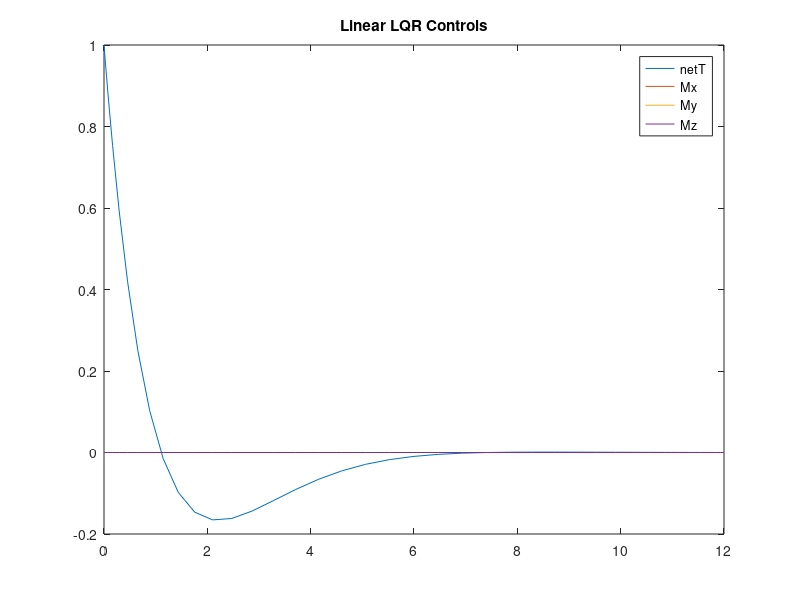
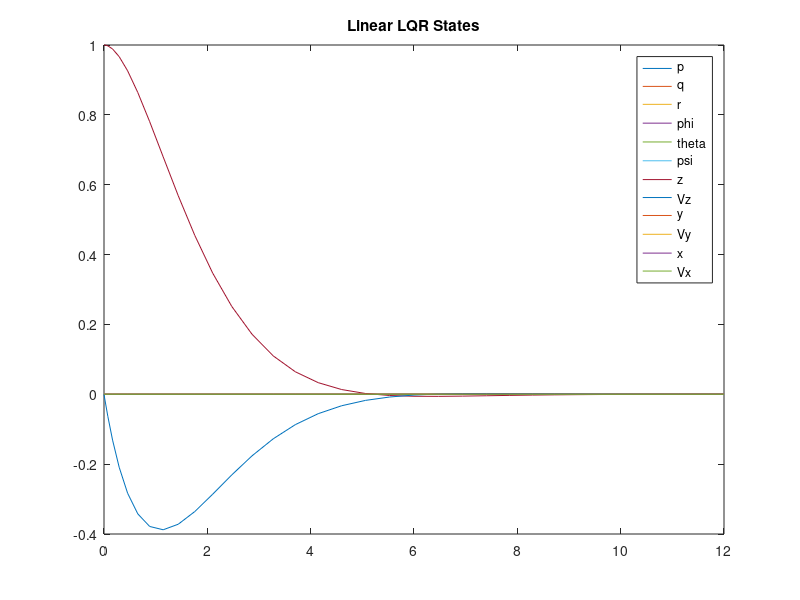
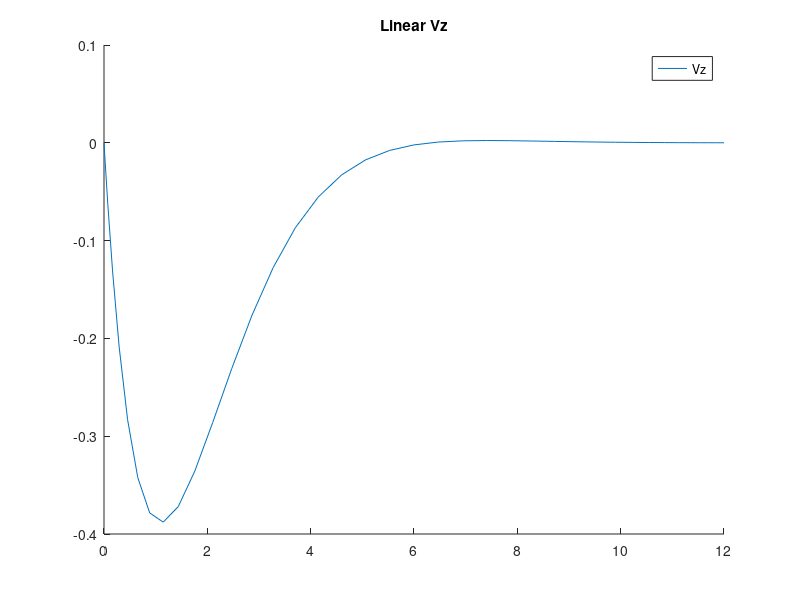

Here is the MATLAB script that generated these plots, in order: (Note: this script raises an error after producing the figures.)
%% Linear Model
% X = [p q r phi theta psi z Vz y Vy x  Vx]'
%      1 2 3 4   5     6   7 8  9 10 11 12
% u = [netT Mx My Mz]'
%      1    2  3  4
% quad1.mass = 1.104;
% quad1.gravity = 9.81;
% quad1.density = 1.225;
% quad1.Ixx  = 0.008562874765838073;
% quad1.Iyy  = 0.008788914621963906;
% quad1.Izz  = 0.015570395039175332;
% quad1.momentArm   = 0.225; %half of quadcopter diagonal

clc
clear
close all;
load('final_matrices.mat')
% load A_B_Q_R
% load A_B
A = A_trim;
B = B_trim;
clear A_trim;
clear B_trim;
clc
N = zeros(12,4);
Q = eye(12,12);
R = eye(4,4);
% x0 = zeros(12,1) + 1.0;
x0 = zeros(12,1);
% x0(4) = 1.0; % phi
% x0(5) = 0.1; % theta
% x0(6) = 0.1; % psi
% x0(11) = 1.0; % x
% x0(9) = 1.0;  % y
x0(7) = 1.0;  % z
% x0(4)=0.1;x0(5)=0.1;x0(6)=0.1;

ncgl = 40;
tspan = zeros(ncgl+1,1);
for i=1:(ncgl+1)
tspan(i) = cos((pi*(i-1))/(ncgl));
end
tspan;
t0 = 0.00;
tf = 12.00;

for i=1:(ncgl+1)
ptspan(i) = (tf/2.0)*(tspan(i)+1.0);
end
ptspan = fliplr(ptspan);
ptspan = ptspan'
[K,S,e] = lqr(A,B,Q,R,N);
% ptspan = [0 6];
% [t, x] = ode45(@(t,x)(A*x), ptspan, x0);
[t, x] = ode45(@(t,x)(A-B*K)*x, ptspan, x0);
% x(:,7:7);
% load guess_z.mat;
% x(:,7:7) = guess_z;
% plot(t,x(1:2,1:1))
% figure()
% plot(t,x(:,7:8))
% legend('z','w(Vz)')
% title('z and w(vz) in Linear System')
u = -K*x';
save('K_matrix','K');
save('inp_u','u');
figure;
plot(t,u)
legend('netT', 'Mx', 'My', 'Mz');
title('Linear LQR Controls')

figure;
plot(t,x)
legend('p', 'q', 'r', 'phi', 'theta', 'psi', 'z', 'Vz', 'y', 'Vy', 'x',  'Vx');
title('Linear LQR States')

figure;
hold on
plot(t,x(:,8:8))
% plot(t,x(:,9:9))
% plot(t,x(:,7:7))
legend('Vz')
title('Linear Vz')
%% rearrange x and u to give it as input to IPOPT

x = x'
x = fliplr(x);
x = x';
X = reshape(x,[1,(ncgl+1)*12]);

U = u
U = fliplr(U);
U = U'
% figure
% plot(t,U)

U = reshape(U,[1,(ncgl+1)*4]);
X_U = [X,U]'
%%

% [cgl, w] = clencurt(ncgl);
% w;

fileID = fopen('x.txt','w');
fprintf(fileID,'%3f\n',X_U);
fclose(fileID);
type('x.txt');

% Sir x has been generated. No need to run further line of code. Copy this x into IPOPT and play with it.
% put a breakpoint here
%%
save all;
[tsim1, xsim1] = ode45(@dxdt1, t, x0);
% figure()
% plot(t,flip(x))
% hold on
% figure
% plot(t,xsim1)
% % legend('ODE','ODE LQR')
% title('ODE LQR states')
% hold off

% figure()
% nth=9;
% plot(t,flip(x(:,nth:nth)))
% hold on
% plot(t,xsim1(:,nth:nth))
% legend('ODE','ODE LQR')
% title('y')
% hold off

%%
% figure()
% nth=11;
% plot(t,flip(x(:,nth:nth)))
% hold on
% plot(t,xsim1(:,nth:nth))
% legend('ODE','ODE LQR')
% title('x')
% hold off


% figure()
% nth=12;
% plot(t,flip(x(:,nth:nth)))
% hold on
% plot(t,xsim1(:,nth:nth))
% legend('ODE','ODE LQR')
% title('x')
% hold off

%%

% load U_changed.mat
load U_unchanged.mat
figure
plot(t,U_)
title('IPOPT cntrols')
U_ = U_';
save all;
[tsim2, xsim2] = ode45(@dxdt2, t, x0);
figure;
plot(t, xsim2)
title('ODE IPOPT')
%%

figure;
changed_u = [1.0000
1.0000
1.0000
0.9999
0.9997
0.9994
0.9987
0.9976
0.9961
1.7939
1.7910
1.7873
1.7828
1.7773
1.7709
1.7635
1.7552
1.7459
1.7359
1.7251
0.9136
0.9016
0.8893
0.8766
0.8638
0.8511
0.8385
0.8261
0.8142
0.3028
0.2920
0.2820
0.2728
0.2645
0.2571
0.2508
0.2456
0.2415
0.2385
0.2367
0.2361];
% plot(t,changed_u)
plot(t,xsim1(:,7:7))
hold on
plot(t,xsim2(:,7:7))
legend('ODE LQR z','ODE IPOPT z')
% title('diff in z in changed x')
title('z changed')
hold off
% saveas(f,'/Users/rishabh/Documents/MATLAB/pertubrations','png');
% figure
% stem(t,x);
% figure
% scatter(t,x)
% plot(t,x,'.')
